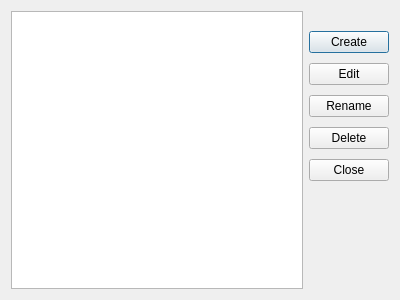
<?xml version="1.0" encoding="UTF-8"?>
<ui version="4.0">
 <class>Manager</class>
 <widget class="QDialog" name="Manager">
  <property name="geometry">
   <rect>
    <x>0</x>
    <y>0</y>
    <width>400</width>
    <height>300</height>
   </rect>
  </property>
  <property name="windowTitle">
   <string>Dialog</string>
  </property>
  <layout class="QHBoxLayout" name="horizontalLayout">
   <item>
    <widget class="QListView" name="listView"/>
   </item>
   <item>
    <layout class="QVBoxLayout" name="verticalLayout_2">
     <property name="spacing">
      <number>0</number>
     </property>
     <item>
      <spacer name="verticalSpacer">
       <property name="orientation">
        <enum>Qt::Vertical</enum>
       </property>
       <property name="sizeType">
        <enum>QSizePolicy::Fixed</enum>
       </property>
       <property name="sizeHint" stdset="0">
        <size>
         <width>20</width>
         <height>20</height>
        </size>
       </property>
      </spacer>
     </item>
     <item>
      <widget class="QPushButton" name="btnCreate">
       <property name="text">
        <string>Create</string>
       </property>
      </widget>
     </item>
     <item>
      <spacer name="verticalSpacer_3">
       <property name="orientation">
        <enum>Qt::Vertical</enum>
       </property>
       <property name="sizeType">
        <enum>QSizePolicy::Fixed</enum>
       </property>
       <property name="sizeHint" stdset="0">
        <size>
         <width>20</width>
         <height>10</height>
        </size>
       </property>
      </spacer>
     </item>
     <item>
      <widget class="QPushButton" name="btnEdit">
       <property name="text">
        <string>Edit</string>
       </property>
      </widget>
     </item>
     <item>
      <spacer name="verticalSpacer_4">
       <property name="orientation">
        <enum>Qt::Vertical</enum>
       </property>
       <property name="sizeType">
        <enum>QSizePolicy::Fixed</enum>
       </property>
       <property name="sizeHint" stdset="0">
        <size>
         <width>20</width>
         <height>10</height>
        </size>
       </property>
      </spacer>
     </item>
     <item>
      <widget class="QPushButton" name="btnRename">
       <property name="text">
        <string>Rename</string>
       </property>
      </widget>
     </item>
     <item>
      <spacer name="verticalSpacer_6">
       <property name="orientation">
        <enum>Qt::Vertical</enum>
       </property>
       <property name="sizeType">
        <enum>QSizePolicy::Fixed</enum>
       </property>
       <property name="sizeHint" stdset="0">
        <size>
         <width>20</width>
         <height>10</height>
        </size>
       </property>
      </spacer>
     </item>
     <item>
      <widget class="QPushButton" name="btnDelete">
       <property name="text">
        <string>Delete</string>
       </property>
      </widget>
     </item>
     <item>
      <spacer name="verticalSpacer_7">
       <property name="orientation">
        <enum>Qt::Vertical</enum>
       </property>
       <property name="sizeType">
        <enum>QSizePolicy::Fixed</enum>
       </property>
       <property name="sizeHint" stdset="0">
        <size>
         <width>20</width>
         <height>10</height>
        </size>
       </property>
      </spacer>
     </item>
     <item>
      <widget class="QPushButton" name="btnClose">
       <property name="text">
        <string>Close</string>
       </property>
      </widget>
     </item>
     <item>
      <spacer name="verticalSpacer_2">
       <property name="orientation">
        <enum>Qt::Vertical</enum>
       </property>
       <property name="sizeHint" stdset="0">
        <size>
         <width>20</width>
         <height>18</height>
        </size>
       </property>
      </spacer>
     </item>
    </layout>
   </item>
  </layout>
 </widget>
 <resources/>
 <connections/>
</ui>
